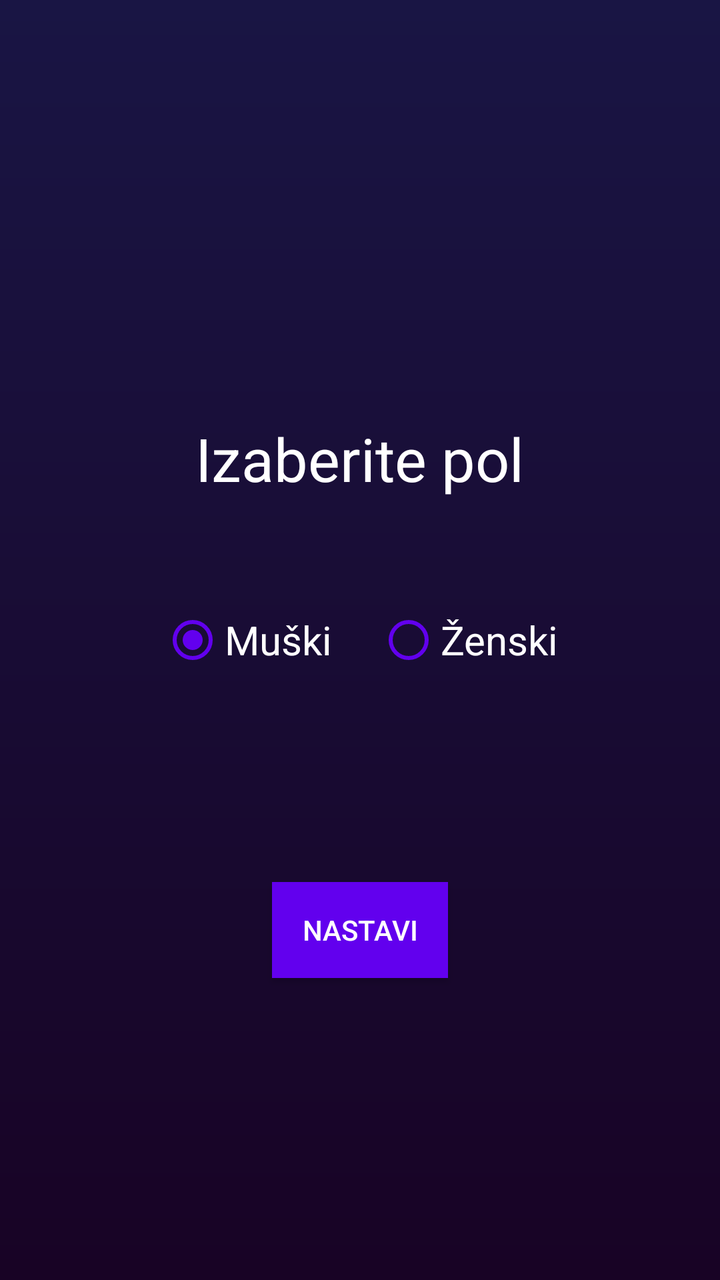
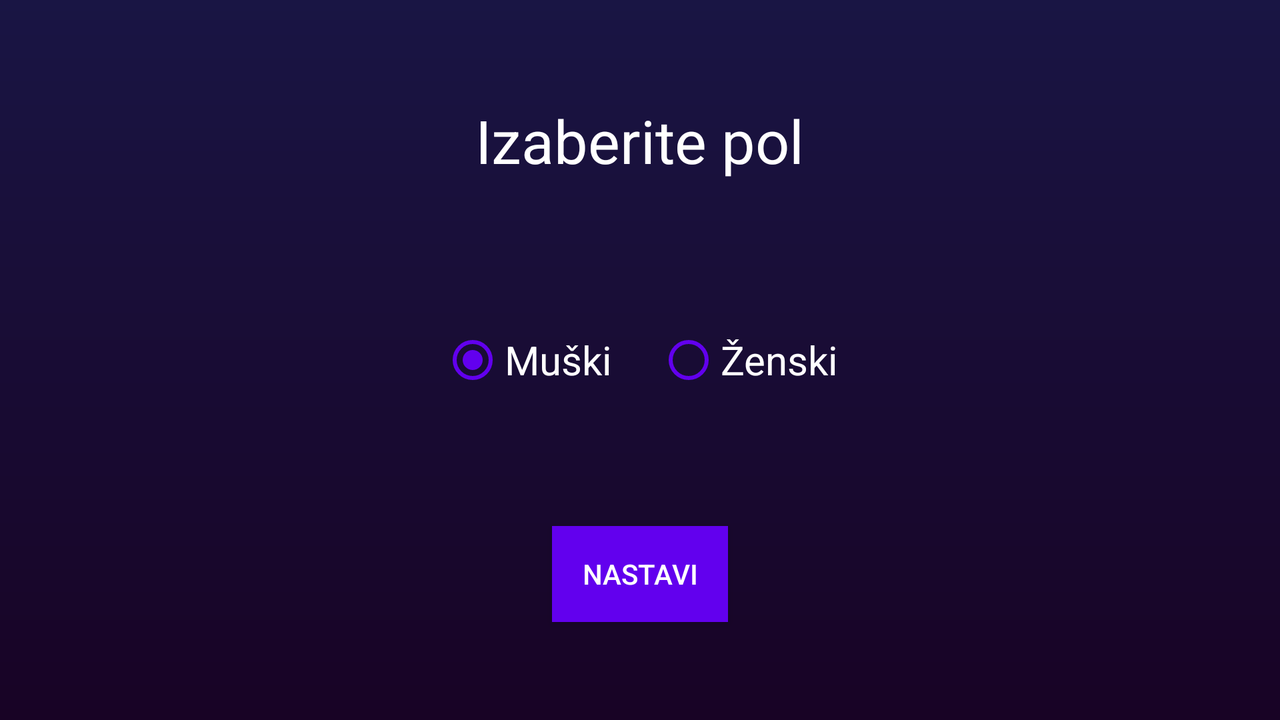

The same Android screen from two of the app's own layout files: first res/layout/ as a phone draws it, then the repository's variant for another configuration, drawn on a device whose configuration selects that folder. Both files follow.
<!-- AndroidManifest.xml: activity theme Theme.AppCompat.DayNight.NoActionBar -->
<!-- res/layout/activity_gendre_choice.xml -->
<?xml version="1.0" encoding="utf-8"?>
<RelativeLayout xmlns:android="http://schemas.android.com/apk/res/android"
    xmlns:app="http://schemas.android.com/apk/res-auto"
    xmlns:tools="http://schemas.android.com/tools"
    android:layout_width="match_parent"
    android:layout_height="match_parent"
    tools:context=".GendreChoiceActivity"
    android:background="@drawable/background_gradient">

    <RadioGroup
        android:id="@+id/gendreRadioGroup"
        android:layout_width="wrap_content"
        android:layout_height="wrap_content"
        android:layout_centerInParent="true"
        android:orientation="horizontal">

        <RadioButton
            android:id="@+id/maleRadioButton"
            android:layout_width="108dp"
            android:layout_height="222dp"
            android:buttonTint="@color/colorPrimary"
            android:text="Muški"
            android:textColor="#FFFFFFFF"
            android:textSize="20dp"
            android:checked="true"/>
    <RadioButton
        android:layout_width="match_parent"
        android:layout_height="match_parent"
        android:id="@+id/femaleRadioButton"
        android:text="Ženski"
        android:textSize="20dp"
        android:textColor="#FFFFFFFF"
        android:buttonTint="@color/colorPrimary"/>

    </RadioGroup>

    <TextView
        android:layout_width="wrap_content"
        android:layout_height="wrap_content"
        android:text="Izaberite pol"
        android:textSize="30dp"
        android:layout_alignTop="@+id/gendreRadioGroup"
        android:layout_centerHorizontal="true"
        android:textColor="#FFFFFFFF"
        />

    <Button
        android:id="@+id/gendreButton"
        android:layout_width="wrap_content"
        android:layout_height="wrap_content"
        android:layout_marginTop="10dp"
        android:layout_below="@+id/gendreRadioGroup"
        android:layout_centerHorizontal="true"
        android:background="@color/colorPrimary"
        android:text="@string/first_screen_button"
        android:textColor="#FFFFFFFF" />

</RelativeLayout>
<!-- resources referenced by this layout -->
<resources>
  <!-- drawable background_gradient (drawable) -->
  <?xml version="1.0" encoding="utf-8"?>
  <shape android:shape="rectangle"
      xmlns:android="http://schemas.android.com/apk/res/android">
  <gradient
      android:startColor="#180325"
      android:endColor="#191544"
      android:angle="90"
      >
  
  
  </gradient>
  
  </shape>
  <string name="first_screen_button">Nastavi</string>
</resources>
<!-- res/layout-land/activity_gendre_choice.xml (the repository's variant of the layout above) -->
<!-- drawn on the phone turned sideways -->
<?xml version="1.0" encoding="utf-8"?>
<RelativeLayout xmlns:android="http://schemas.android.com/apk/res/android"
    xmlns:app="http://schemas.android.com/apk/res-auto"
    xmlns:tools="http://schemas.android.com/tools"
    android:layout_width="match_parent"
    android:layout_height="match_parent"
    tools:context=".GendreChoiceActivity"
    android:background="@drawable/background_gradient">

    <RadioGroup
        android:id="@+id/gendreRadioGroup"
        android:layout_width="wrap_content"
        android:layout_height="wrap_content"
        android:layout_centerInParent="true"
        android:orientation="horizontal">

        <RadioButton
            android:id="@+id/maleRadioButton"
            android:layout_width="108dp"
            android:layout_height="166dp"
            android:buttonTint="@color/colorPrimary"
            android:checked="true"
            android:text="Muški"
            android:textColor="#FFFFFFFF"
            android:textSize="20dp" />
    <RadioButton
        android:layout_width="match_parent"
        android:layout_height="match_parent"
        android:id="@+id/femaleRadioButton"
        android:text="Ženski"
        android:textSize="20dp"
        android:textColor="#FFFFFFFF"
        android:buttonTint="@color/colorPrimary"/>

    </RadioGroup>

    <TextView
        android:layout_width="wrap_content"
        android:layout_height="wrap_content"
        android:text="Izaberite pol"
        android:textSize="30dp"
        android:layout_alignParentTop="true"
        android:layout_marginTop="50dp"
        android:layout_centerHorizontal="true"
        android:textColor="#FFFFFFFF"
        />

    <Button
        android:id="@+id/gendreButton"
        android:layout_width="wrap_content"
        android:layout_height="wrap_content"
        android:layout_below="@+id/gendreRadioGroup"
        android:layout_centerHorizontal="true"
        android:background="@color/colorPrimary"
        android:text="@string/first_screen_button"
        android:textColor="#FFFFFFFF" />

</RelativeLayout>
